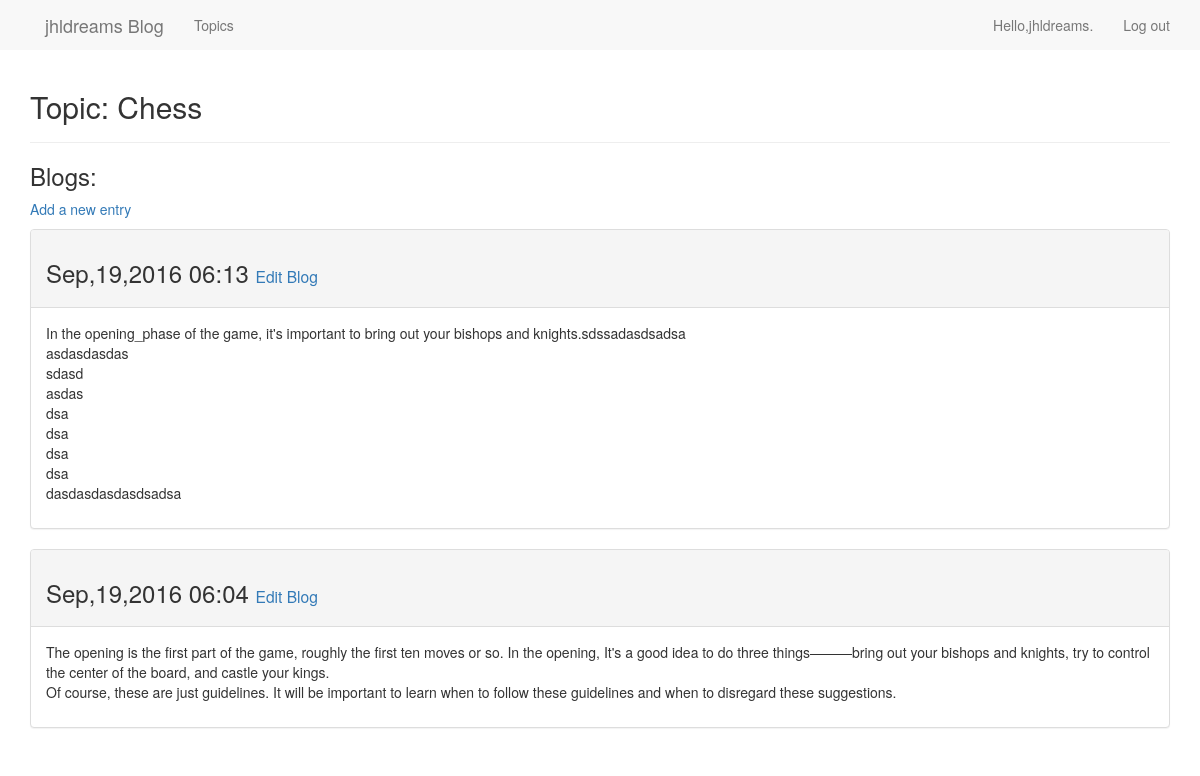
The page /topics/10/ (signed in) on the database its author committed.
### learning_logs/models.py (models this page shows, shortened)
class Topic(models.Model):
    text = models.CharField(max_length=200)
    date_added = models.DateTimeField(auto_now_add=True)
    owner = models.ForeignKey(User)
    def __str__(self):
        return self.text

class Entry(models.Model):
    topic = models.ForeignKey(Topic)
    text = models.TextField()
    date_added = models.DateTimeField(auto_now_add=True)
    class Meta:
        verbose_name_plural = 'entries'

### learning_logs/views.py (the view)
# urls.py: url(r'^topics/(?P<topic_id>[0-9]+)/$', views.topic, name='topic'),
@login_required
def topic(request, topic_id):
    tp = Topic.objects.get(id=topic_id)
    if tp.owner != request.user:
        raise Http404
    else:
        entries = tp.entry_set.order_by('-date_added')
        context = {'topic': tp, 'entries': entries}
        return render(request, 'learning_logs/topic.html', context)

### learning_logs/templates/learning_logs/topic.html (shortened to what this page needs)
<!DOCTYPE html>
<html lang="en">
<head>
</head>
<body>
    {% extends 'learning_logs/base.html' %}
    {% load bootstrap3 %}
    {% block header %}
        <h2><p>Topic: {{topic}}</p></h2>
    {% endblock header %}
    {% block content %}
        <h3><p>Blogs:</p></h3>
        <p>
            <a href="{% url 'learning_logs:new_entry' topic.id %}">Add a new entry</a>
        </p>
        {% for entry in entries %}
            <div class="panel panel-default">
                <div class="panel-heading">
                    <h3>
                        {{ entry.date_added|date:'M,d,Y H:i' }}
                        <small>
                            <a href="{% url 'learning_logs:edit_entry' entry.id %}">Edit Blog</a>
                        </small>
                    </h3>
                </div>
                <div class="panel-body">
                    {{ entry.text|linebreaks }}
                </div>
            </div>
        {% empty %}
            There are no entries for this topic yet.
        {% endfor %}
{% endblock content %}

### learning_logs/templates/learning_logs/base.html (shortened to what this page needs)
<!DOCTYPE html>
<html lang="en">
<head>
    {% load bootstrap3 %}
    {% bootstrap_css %}
</head>
<body>
    <nav class="nabar navbar-default navbar-static-top">
        <div class="container">
            <div class="navbar-header">
                {% if user.is_authenticated %}
                    <a class="navbar-brand" href="{% url 'learning_logs:index' %}">{{user.username}} Blog</a>
                {% else %}
                    <a class="navbar-brand" href="{% url 'learning_logs:index' %}">Learning Blog</a>
                {% endif %}
            </div>
            <div id="navbar" class="navbar-collapse collapse">
               <ul class="nav navbar-nav">
                 <li>
                        <a href="{% url 'learning_logs:topics' %}">Topics</a>
                 </li>
               </ul>
               <ul class="nav navbar-nav navbar-right">
                   {% if user.is_authenticated %}
                        <li><a>Hello,{{user.username}}.</a></li>
                        <li><a href="{% url 'users:logout' %}">Log out</a></li>
                    {% else %}
                        <li><a href="{% url 'users:register' %}">Register</a></li>
                        <li><a href="{% url 'users:login' %}">Login</a></li>
                    {% endif %}
               </ul>
            </div>
        </div>
    </nav>
    <div class="container">
        <div class="page-header">
            {% block header %}
            {% endblock header %}
        </div>
        <div>
            {% block content %}
            {% endblock content %}
        </div>
    </div>
</body>
</html>

### rows shown on the page
Topic: text "Chess"
Entry: date_added "Sep,19,2016 06:13", text "In the opening_phase of the game, it's important to bring out your bishops and knights.sdssadasdsadsa asdasdasdas sdasd asdas dsa dsa dsa dsa dasdasdasdasdsadsa"
Entry: date_added "Sep,19,2016 06:04", text "The opening is the first part of the game, roughly the first ten moves or so. In the opening, It's a good idea to do three things———bring out your bishops and knights, try to control the center of the board, and castle your kings. Of course, these are just guidelines. It will be important to learn when to follow these guidelines and when to disregard these suggestions."

### other values the page prints
{{ user.username }} "jhldreams"
